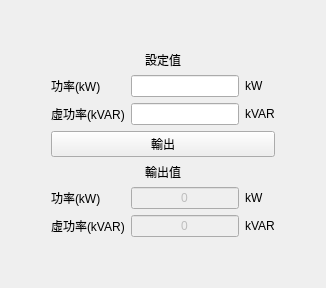
          <widget class="QWidget" name="page_2">
           <layout class="QGridLayout" name="gridLayout_6">
            <item row="4" column="1">
             <widget class="QLabel" name="label_13">
              <property name="text">
               <string>虛功率(kVAR)</string>
              </property>
             </widget>
            </item>
            <item row="6" column="1" colspan="3">
             <widget class="QLabel" name="label_72">
              <property name="layoutDirection">
               <enum>Qt::RightToLeft</enum>
              </property>
              <property name="text">
               <string>輸出值</string>
              </property>
              <property name="alignment">
               <set>Qt::AlignCenter</set>
              </property>
             </widget>
            </item>
            <item row="3" column="1">
             <widget class="QLabel" name="label_12">
              <property name="text">
               <string>功率(kW)</string>
              </property>
             </widget>
            </item>
            <item row="8" column="2">
             <widget class="QLineEdit" name="lineEdit_67">
              <property name="enabled">
               <bool>false</bool>
              </property>
              <property name="text">
               <string>0</string>
              </property>
              <property name="alignment">
               <set>Qt::AlignCenter</set>
              </property>
             </widget>
            </item>
            <item row="4" column="2">
             <widget class="QLineEdit" name="lineEdit_11">
              <property name="alignment">
               <set>Qt::AlignCenter</set>
              </property>
             </widget>
            </item>
            <item row="4" column="3">
             <widget class="QLabel" name="label_15">
              <property name="text">
               <string>kVAR</string>
              </property>
             </widget>
            </item>
            <item row="7" column="2">
             <widget class="QLineEdit" name="lineEdit_66">
              <property name="enabled">
               <bool>false</bool>
              </property>
              <property name="text">
               <string>0</string>
              </property>
              <property name="alignment">
               <set>Qt::AlignCenter</set>
              </property>
             </widget>
            </item>
            <item row="5" column="1" colspan="3">
             <widget class="QPushButton" name="pushButton_3">
              <property name="text">
               <string>輸出</string>
              </property>
             </widget>
            </item>
            <item row="7" column="1">
             <widget class="QLabel" name="label_68">
              <property name="text">
               <string>功率(kW)</string>
              </property>
             </widget>
            </item>
            <item row="3" column="3">
             <widget class="QLabel" name="label_14">
              <property name="text">
               <string>kW</string>
              </property>
             </widget>
            </item>
            <item row="3" column="0">
             <spacer name="horizontalSpacer_11">
              <property name="orientation">
               <enum>Qt::Horizontal</enum>
              </property>
              <property name="sizeHint" stdset="0">
               <size>
                <width>40</width>
                <height>20</height>
               </size>
              </property>
             </spacer>
            </item>
            <item row="3" column="2">
             <widget class="QLineEdit" name="lineEdit_10">
              <property name="alignment">
               <set>Qt::AlignCenter</set>
              </property>
             </widget>
            </item>
            <item row="3" column="4">
             <spacer name="horizontalSpacer_12">
              <property name="orientation">
               <enum>Qt::Horizontal</enum>
              </property>
              <property name="sizeHint" stdset="0">
               <size>
                <width>40</width>
                <height>20</height>
               </size>
              </property>
             </spacer>
            </item>
            <item row="9" column="1">
             <spacer name="verticalSpacer_2">
              <property name="orientation">
               <enum>Qt::Vertical</enum>
              </property>
              <property name="sizeHint" stdset="0">
               <size>
                <width>20</width>
                <height>40</height>
               </size>
              </property>
             </spacer>
            </item>
            <item row="2" column="1" colspan="3">
             <widget class="QLabel" name="label_67">
              <property name="text">
               <string>設定值</string>
              </property>
              <property name="alignment">
               <set>Qt::AlignCenter</set>
              </property>
             </widget>
            </item>
            <item row="8" column="3">
             <widget class="QLabel" name="label_71">
              <property name="text">
               <string>kVAR</string>
              </property>
             </widget>
            </item>
            <item row="8" column="1">
             <widget class="QLabel" name="label_69">
              <property name="text">
               <string>虛功率(kVAR)</string>
              </property>
             </widget>
            </item>
            <item row="7" column="3">
             <widget class="QLabel" name="label_70">
              <property name="text">
               <string>kW</string>
              </property>
             </widget>
            </item>
            <item row="1" column="1">
             <spacer name="verticalSpacer_7">
              <property name="orientation">
               <enum>Qt::Vertical</enum>
              </property>
              <property name="sizeHint" stdset="0">
               <size>
                <width>20</width>
                <height>40</height>
               </size>
              </property>
             </spacer>
            </item>
           </layout>
          </widget>
